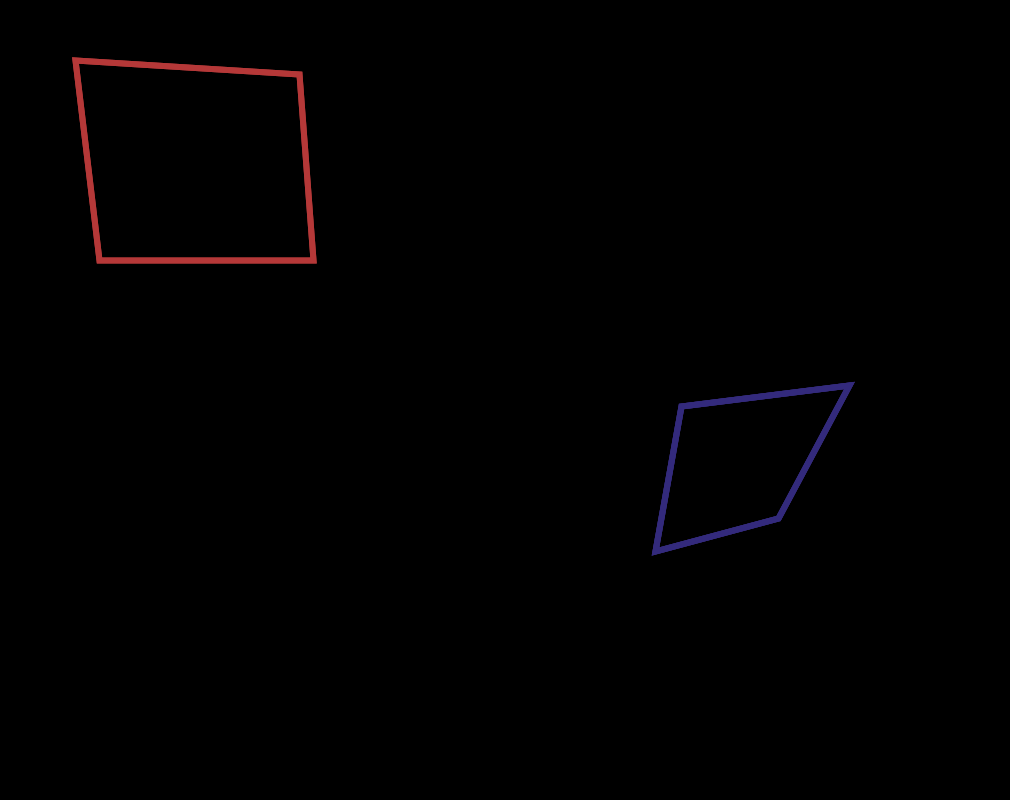
Frame 1 (no input)
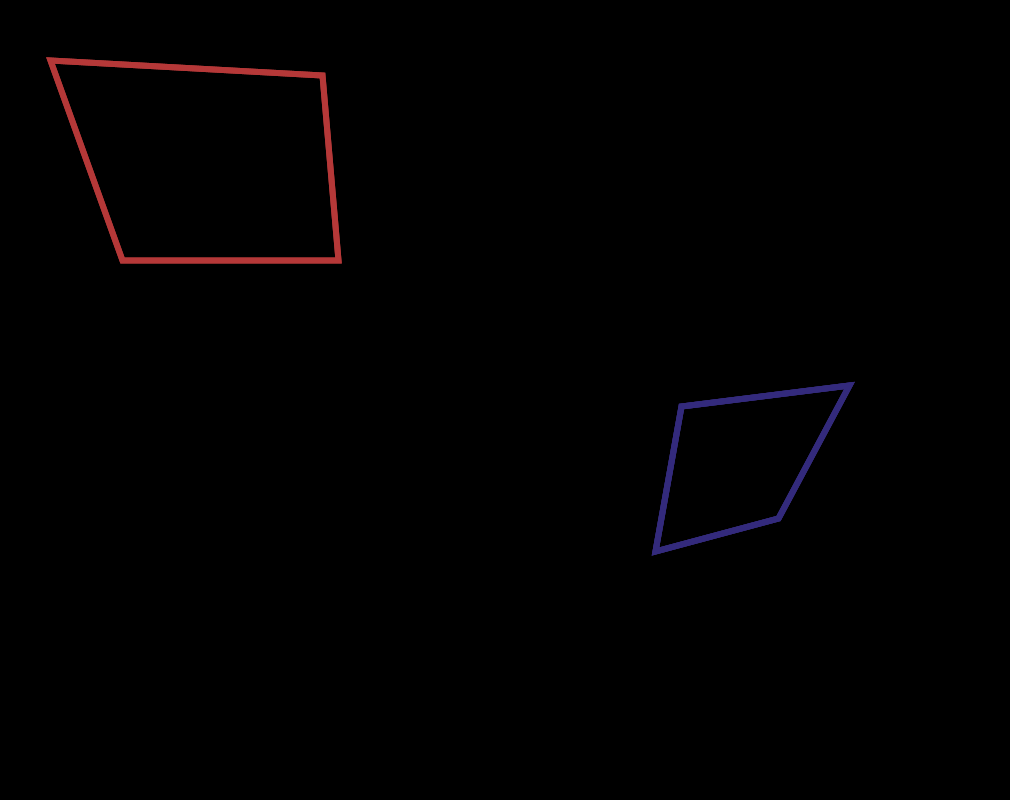
Frame 2 (the mouse pressed at the canvas centre, redrawn once)

The Processing sketch that drew these frames (run headless with seeded random() and noise(); the mouse was pressed at the canvas centre and the sketch redrawn once):

// Processing sketch: a1r1_240129a_jaidenbArtPiece1
// ── a1r1_240129a_jaidenbArtPiece1.pde
// Vera Molnár, Dialog Between Emotion and Method, 1986

void setup()
{
  size(1010,800);
  frameRate(1);
}

void draw()
{
  background(0);
    noFill();
    strokeWeight(6);
    translate(width * 0.20, height * 0.20);
    int r = 100;
    int minEr = -40;
    int maxEr = 40;
    int offsetmin = -30;
    int offsetmax = 30;
    var random = random(minEr,maxEr);
    var offset = random(offsetmin,offsetmax);
    // First Block
      stroke(#B53838);
        quad(r + random + offset,-r - offset,-r - random + offset,-r,-r + random + offset,r,r + random,r); // First   
        quad(r + random + offset,-r - offset,-r - random + offset,-r,-r + random + offset,r,r + random,r); // First  
       translate(width * 0.25, height * 0.25);
      
    // Second Block
       stroke(#332A7C);
        quad(227,46,395,25,324,158,201,191); // First
        quad(227,46,395,25,324,158,201,191); // Second
        quad(227,46,395,25,324,158,201,191); // Third
        
       if (frameCount == 1){
         noLoop();
       }
       
        
        
}
